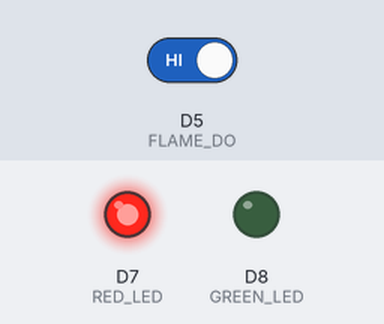
The sketch below on a simulated ESP8266 (NodeMCU). Shown: output pins drawn as LEDs (lit = HIGH). The test bench sets the inputs (shaded band); at power-on: D5 (FLAME_DO) HIGH. What the sketch prints to the serial monitor is not drawn.

Above: at 1.2 s.
1.3 s: D5 (FLAME_DO) driven LOW
At 2.6 s:
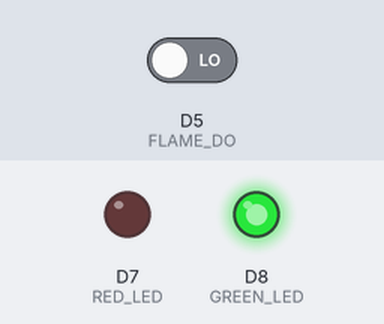
2.9 s: D5 (FLAME_DO) driven HIGH
At 4.0 s:
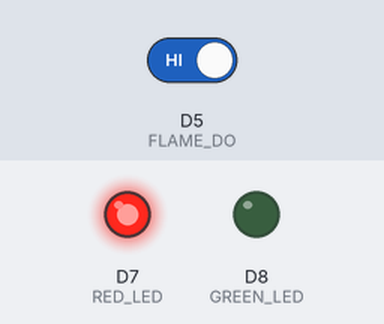
Timing chart, 0 to 5.9 s (numbered marks = the images above; inputs shaded):
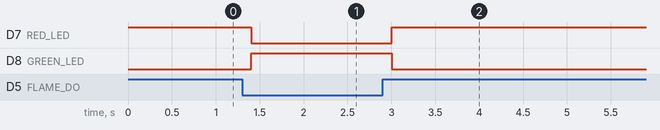

Measured:
- after the input at 1.3 s, D7 (RED_LED): HIGH → LOW after 0.10 s; D8 (GREEN_LED): LOW → HIGH after 0.10 s
- after the input at 2.9 s, D7 (RED_LED): LOW → HIGH after 0.10 s; D8 (GREEN_LED): HIGH → LOW after 0.10 s

The sketch:

esp_flame_buzzer.ino
```cpp
#define FLAME_DO  D5
#define RED_LED   D7
#define GREEN_LED D8

void setup() {
  Serial.begin(115200);
  pinMode(FLAME_DO, INPUT);
  pinMode(RED_LED, OUTPUT);
  pinMode(GREEN_LED, OUTPUT);

  digitalWrite(RED_LED, HIGH);   // OFF (common anode)
  digitalWrite(GREEN_LED, LOW);  // ON  (common anode)
}

void loop() {
  int flame = digitalRead(FLAME_DO);

  Serial.print("Flame sensor value: ");
  Serial.println(flame);

  if (flame == 0) { // 0 = Flame detected!
    digitalWrite(RED_LED, LOW);     // ON  (common anode)
    digitalWrite(GREEN_LED, HIGH);  // OFF (common anode)
    Serial.println("🔥 FLAME DETECTED!");
  } else {
    digitalWrite(RED_LED, HIGH);    // OFF (common anode)
    digitalWrite(GREEN_LED, LOW);   // ON  (common anode)
    Serial.println("✅ No flame.");
  }

  delay(200);
}
```
